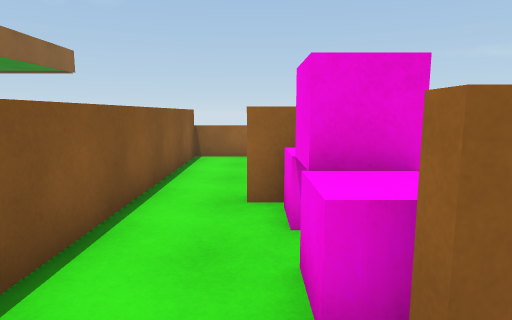
View 1 (above)

16 first-person views from a walk through a Unity game level. The camera is 1.4 m above the floor, tilts 8° down and sees 75° across. The floor is counted in squares, 1 m on a side. Each view is taken from the middle of a square. On the plan, view 1 faces up. The plan holds only what a view shows up to about 15 squares ahead; the rest is blank. The place goes on beyond the plan. The player character is not drawn.

View 2
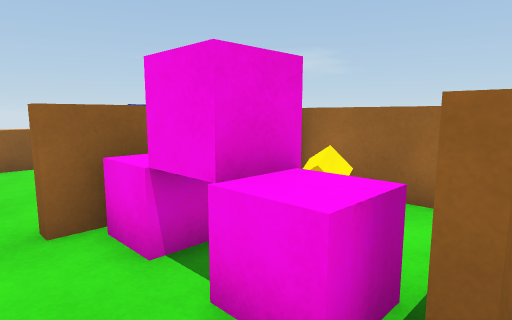

View 3
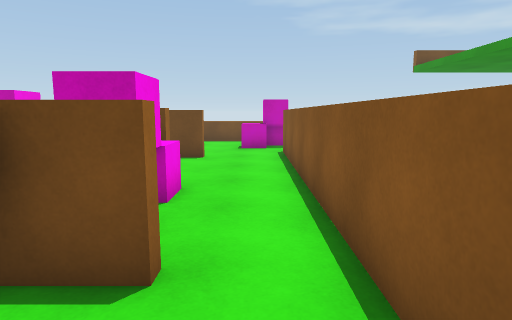

View 4
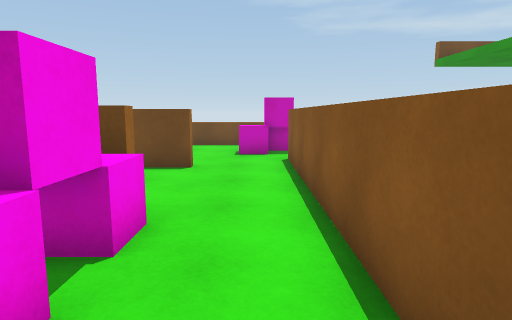

View 5
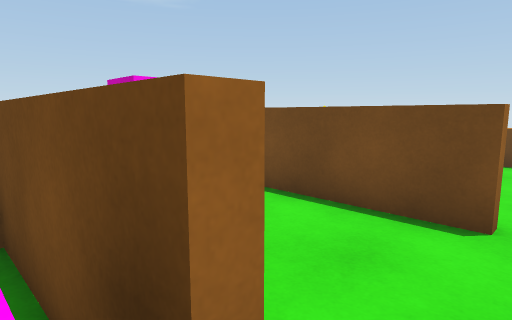

View 6
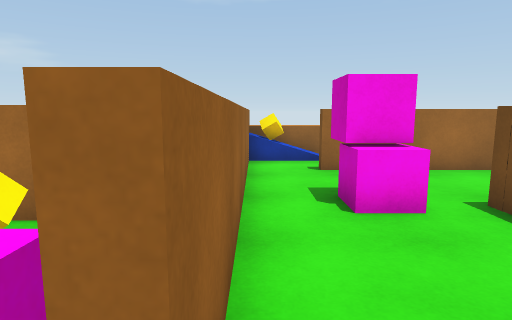

View 7
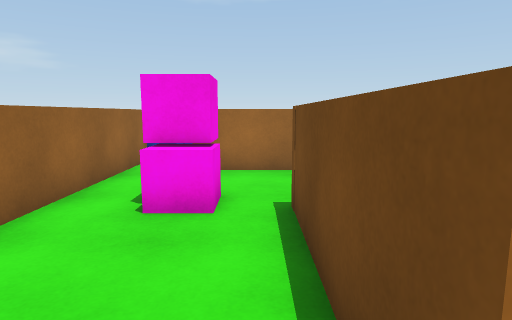

View 8
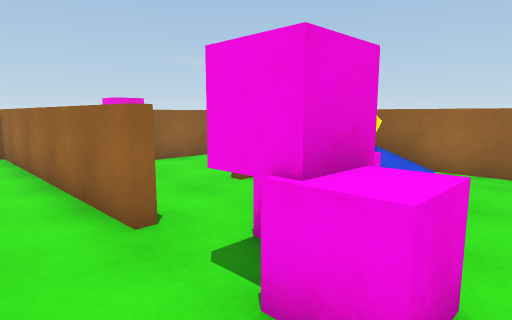

View 9
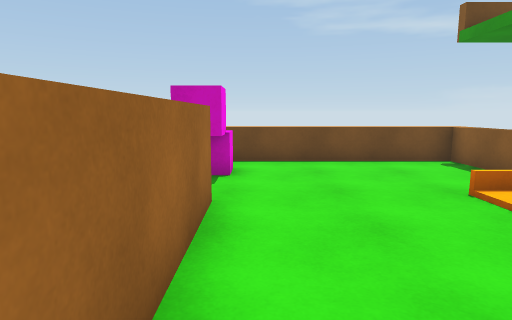

View 10
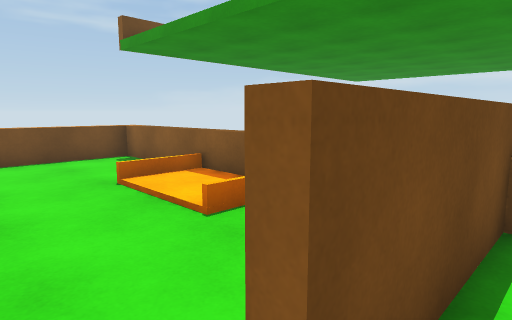

View 11
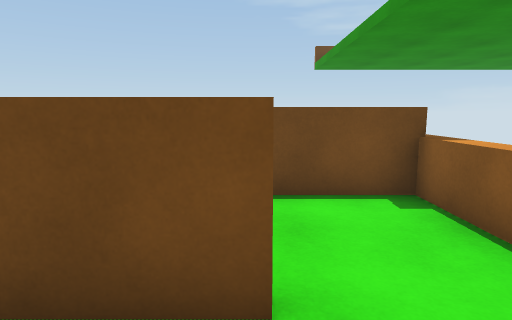

View 12
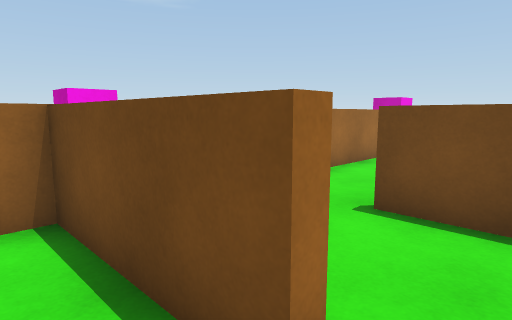

View 13
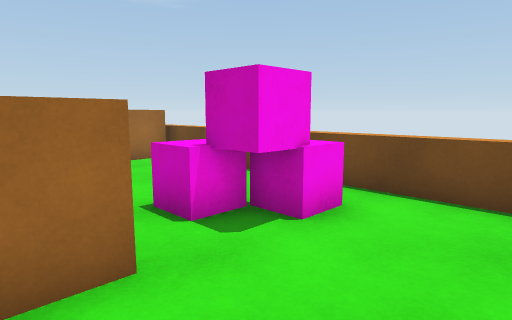

View 14
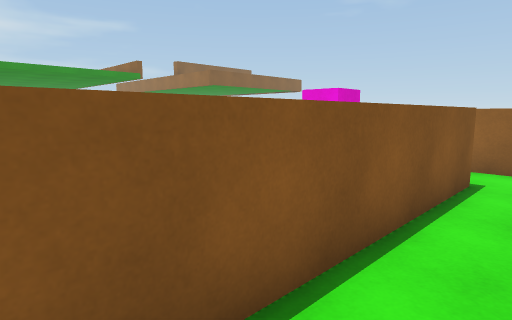

View 15
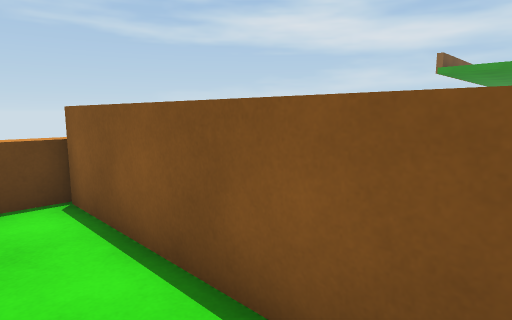

View 16
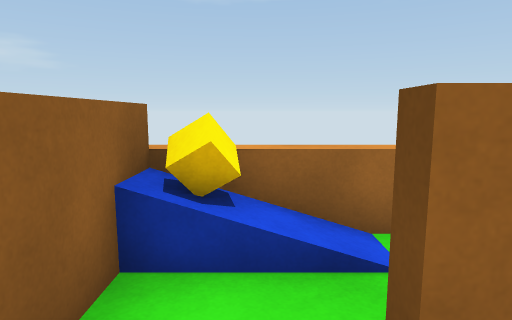

### Floor plan
Key: @ floor where view 1 was taken; # wall or solid block; x gap in a wall; . floor; / step, stairs or slope; = window, fence, low wall or low ledge; ^ raised ledge; C pink cube; U cube; O other object.
Columns run from 9 left of view 1 to 11 right of it. Each row starts with its distance up from view 1.
 11        #===
 10        =...
  9        =...
  8        #..
  7    .   #..
  6   .  ..#..x
  5  ..#####.##  ^
  4  ....  #..C^UU
  3 =.... .#..C^U^
  2 =......#..C^^^      =
  1 #####..#..#^^^###=#UU
  0    ....#.@....CC...OU
 -1   .....#......CC.#./^
 -2   .....#.........#. ^
 -3 =......#..##==#..#..
 -4 =......#...  O=..#..
 -5 =.......... //=  #..
 -6 =......CC.....#  #..
 -7 =......C......#  =..
 -8 =..........  .#   ..
 -9 ^^^^^^^^^^^^^^^  #^

Where each view was taken, in squares from view 1:
view 1: 0 up, 0 right, facing up
view 2: 1 up, 1 left, facing up-right
view 3: 8 up, 1 left, facing down
view 4: 6 up, 1 left, facing down
view 5: 2 up, 0 right, facing down-right
view 6: 1 up, 0 right, facing right
view 7: 2 down, 0 right, facing right
view 8: 8 down, 4 left, facing up-right
view 9: 1 up, 3 left, facing down
view 10: 2 up, 4 left, facing down-left
view 11: 7 up, 6 left, facing down
view 12: 6 up, 7 left, facing down-right
view 13: 3 down, 5 left, facing down-right
view 14: 8 down, 10 right, facing up-left
view 15: 3 down, 10 right, facing down-left
view 16: 0 up, 7 right, facing right
